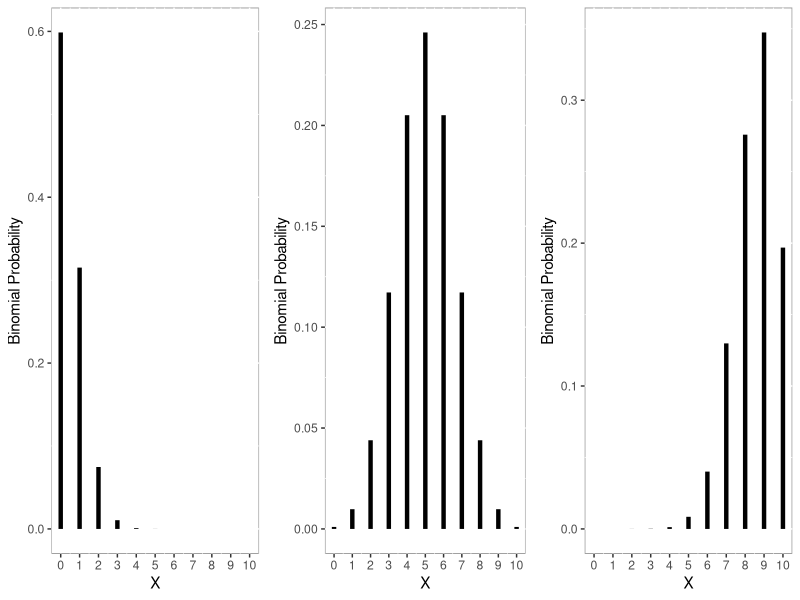
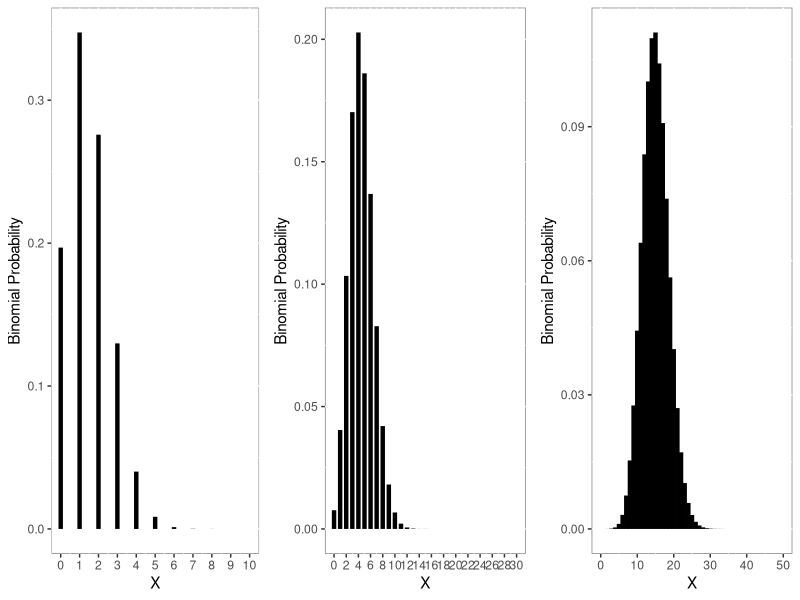

These charts were generated, in order, by the following R code:


gbinom <- function(n,prob){
xseq <- seq(0,n)
prob_seq <- sapply(xseq,dbinom,size=n,prob=prob)
return(prob_seq)
}



library(ggplot2)

n=10
try1 <- gbinom(n=n,prob=0.05)
df <- data.frame(X=seq(0,n),prob=try1)

g1<-ggplot(df, aes(X, prob)) +
  geom_linerange(
    aes(x = X, ymin = 0, ymax = prob), 
    color = "black", size = 1.5
    )+theme(panel.background = element_rect(fill = "white", colour = "grey50"))+ylab("Binomial Probability")+
  scale_x_continuous(breaks = seq(0, n, by = 1))




n=10
p=0.5
try1 <- gbinom(n=n,prob=p)
df <- data.frame(X=seq(0,n),prob=try1)

g2<-ggplot(df, aes(X, prob)) +
  geom_linerange(
    aes(x = X, ymin = 0, ymax = prob), 
    color = "black", size = 1.5
    )+theme(panel.background = element_rect(fill = "white", colour = "grey50"))+ylab("Binomial Probability")+
  scale_x_continuous(breaks = seq(0, n, by = 1))


n=10
p=0.85
try1 <- gbinom(n=n,prob=p)
df <- data.frame(X=seq(0,n),prob=try1)

g3<-ggplot(df, aes(X, prob)) +
  geom_linerange(
    aes(x = X, ymin = 0, ymax = prob), 
    color = "black", size = 1.5
    )+theme(panel.background = element_rect(fill = "white", colour = "grey50"))+ylab("Binomial Probability")+
  scale_x_continuous(breaks = seq(0, n, by = 1))

library("gridExtra")
grid.arrange(g1, g2,g3,ncol=3)


####################################




library(ggplot2)

n=10
try1 <- gbinom(n=n,prob=0.15)
df <- data.frame(X=seq(0,n),prob=try1)

g1<-ggplot(df, aes(X, prob)) +
  geom_linerange(
    aes(x = X, ymin = 0, ymax = prob), 
    color = "black", size = 1.5
    )+theme(panel.background = element_rect(fill = "white", colour = "grey50"))+ylab("Binomial Probability")+
  scale_x_continuous(breaks = seq(0, n, by = 1))




n=30
p=0.15
try1 <- gbinom(n=n,prob=p)
df <- data.frame(X=seq(0,n),prob=try1)

g2<-ggplot(df, aes(X, prob)) +
  geom_linerange(
    aes(x = X, ymin = 0, ymax = prob), 
    color = "black", size = 1.5
    )+theme(panel.background = element_rect(fill = "white", colour = "grey50"))+ylab("Binomial Probability")+
  scale_x_continuous(breaks = seq(0, n, by = 2))


n=100
p=0.15
try1 <- gbinom(n=n,prob=p)
df <- data.frame(X=seq(0,n),prob=try1)

g3<-ggplot(df, aes(X, prob)) +
  geom_linerange(
    aes(x = X, ymin = 0, ymax = prob), 
    color = "black", size = 1.5
    )+theme(panel.background = element_rect(fill = "white", colour = "grey50"))+ylab("Binomial Probability")+
  scale_x_continuous(breaks = seq(0, n, by = 10))+xlim(0,50)

library("gridExtra")
grid.arrange(g1, g2,g3,ncol=3)



calc1<- gbinom(200,0.6)
df <- data.frame(X=seq(0,200),prob=calc1)
sum(df[df$X>100,2])


